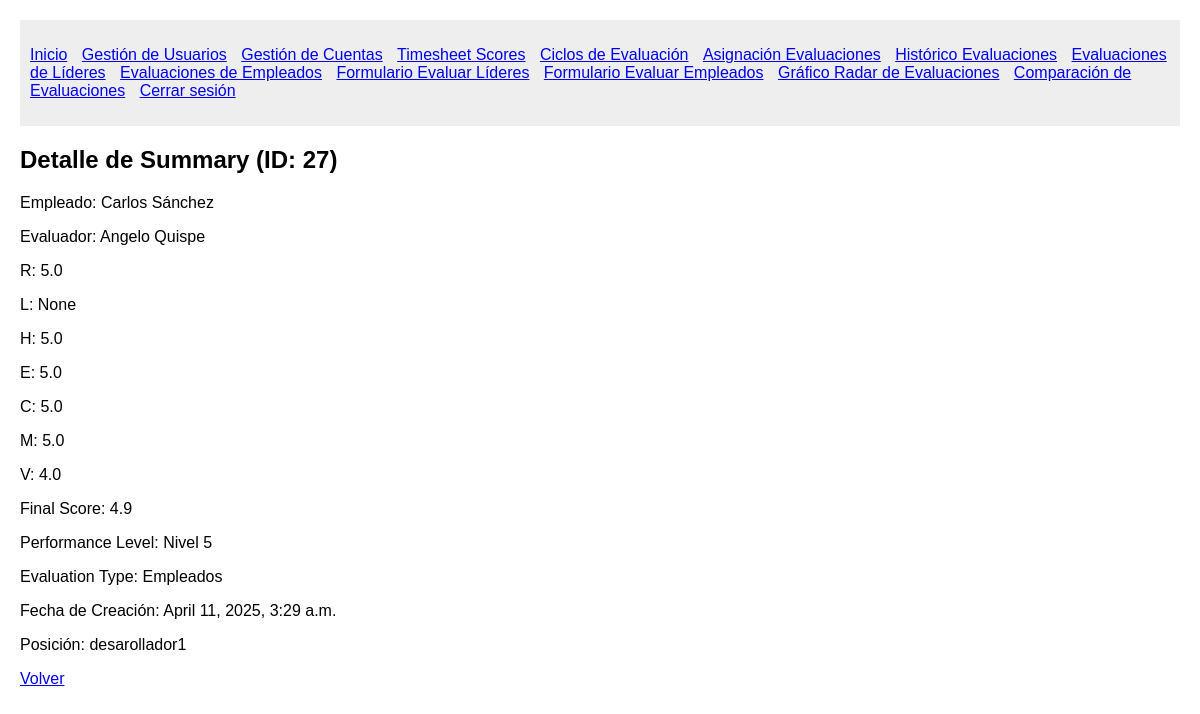
The app's page /summary/27/ (signed in) with its own data.
### System/models.py (models this page shows)
class Summary(models.Model):
    employee = models.ForeignKey(Usuario, on_delete=models.CASCADE, related_name='employee_summaries')
    evaluator = models.ForeignKey(Usuario, on_delete=models.CASCADE, related_name='evaluator_summaries')
    R = models.FloatField() # Ponderado Responsabilidades de la posición
    L = models.FloatField(blank=True, null=True) # Ponderado Responsabilidades por liderazgo
    H = models.FloatField() # Ponderado Habilidades
    E = models.FloatField() # Ponderado Enfoque
    C = models.FloatField() # Ponderado Competencia Técnica
    M = models.FloatField() # Ponderado Metas y Resultados
    V = models.FloatField() # Ponderado Valores Corporativos
    final_score = models.FloatField() # Suma de ponderados
    performance_level = models.CharField(max_length=50)
    evaluation_type = models.CharField(max_length=50)
    created_at = models.DateTimeField(auto_now_add=True)
    position = models.ForeignKey(Position, on_delete=models.PROTECT)

class Usuario(models.Model):
    first_name = models.CharField(max_length=50)
    middle_name = models.CharField(max_length=50, blank=True, null=True)
    last_name = models.CharField(max_length=50)
    second_last_name = models.CharField(max_length=50, blank=True, null=True)
    user_type = models.CharField(max_length=50)
    position = models.ForeignKey(Position, on_delete=models.PROTECT)

class Position(models.Model):
    position_code = models.CharField(max_length=20)
    position_name = models.CharField(max_length=100)

### System/views.py (the view)
# urls.py: path('summary/<int:summary_id>/', views.detail_summary, name='detail_summary'),
@login_required
def detail_summary(request, summary_id):
    try:
        summary = Summary.objects.get(id=summary_id)
    except Summary.DoesNotExist:
        return redirect('list_permanent_assignments')
    return render(request, 'System/detail_summary.html', {'summary': summary})

### System/views.py (called while the page is built)
def login_required(view_func):
    @wraps(view_func)
    def wrapped_view(request, *args, **kwargs):
        if not request.session.get('user_id'):
            return redirect('login')
        return view_func(request, *args, **kwargs)
    return wrapped_view

### System/templates/System/detail_summary.html (shortened to what this page needs)
{% extends 'System/base.html' %}
{% load static %}
{% block content %}
    <h2>Detalle de Summary (ID: {{ summary.id }})</h2>
    <p>Empleado: {{ summary.employee.first_name }} {{ summary.employee.last_name }}</p>
    <p>Evaluador: {{ summary.evaluator.first_name }} {{ summary.evaluator.last_name }}</p>
    <p>R: {{ summary.R }}</p>
    <p>L: {{ summary.L }}</p>
    <p>H: {{ summary.H }}</p>
    <p>E: {{ summary.E }}</p>
    <p>C: {{ summary.C }}</p>
    <p>M: {{ summary.M }}</p>
    <p>V: {{ summary.V }}</p>
    <p>Final Score: {{ summary.final_score }}</p>
    <p>Performance Level: {{ summary.performance_level }}</p>
    <p>Evaluation Type: {{ summary.evaluation_type }}</p>
    <p>Fecha de Creación: {{ summary.created_at }}</p>
    <p>Posición: {{ summary.position.position_name }}</p>
    <a href="{% url 'list_permanent_assignments' %}">Volver</a>
{% endblock %}

### System/static/css/styles.css (style rules this page uses)
body { font-family: Arial, sans-serif; margin: 20px; }

### records on screen
Summary: id "27", employee.first_name "Carlos", employee.last_name "Sánchez", evaluator.first_name "Angelo", evaluator.last_name "Quispe", R "5.0", L "None", H "5.0", E "5.0", C "5.0", M "5.0", V "4.0", final_score "4.9", performance_level "Nivel 5", evaluation_type "Empleados", created_at "April 11, 2025, 3:29 a.m.", position.position_name "desarollador1"
